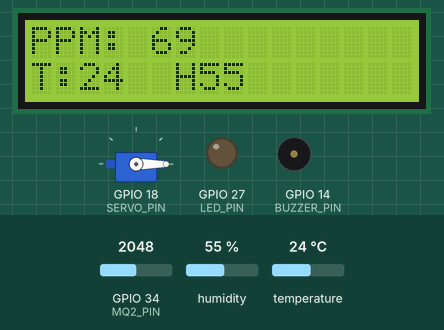
A sketch run on a simulated ESP32. On the bench: 16×2 character LCD, servo, output pins drawn as LEDs (lit = HIGH), buzzer (waves = sounding, pin HIGH). The inputs (shaded band) are chosen by the test bench; at power-on: GPIO 34 (MQ2_PIN) = 2048, temperature 24 °C, humidity 55 %. What the sketch prints to the serial monitor is not drawn.

Above: at 3.2 s.
3.3 s: GPIO 34 (MQ2_PIN) set to 2676
At 5.0 s:
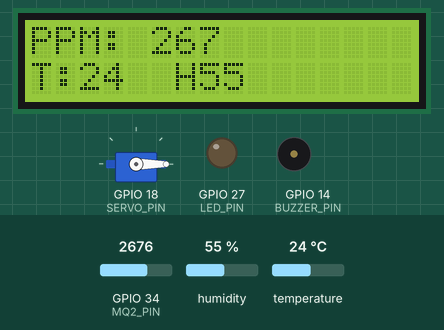
6.0 s: GPIO 34 (MQ2_PIN) set to 2761
At 6.8 s:
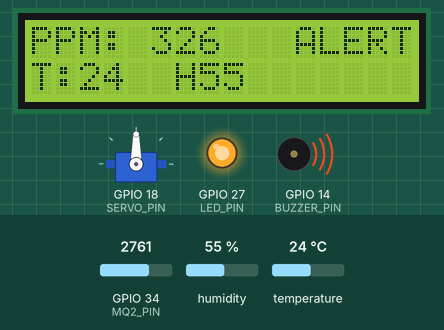
8.7 s: temperature set to 16.8 °C
At 11.4 s:
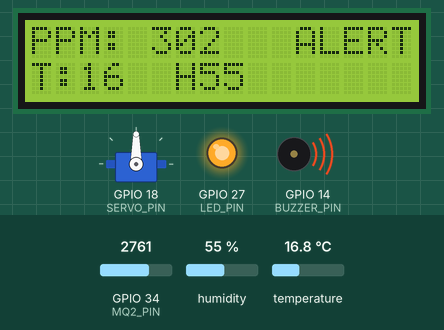
11.7 s: temperature set to 15.5 °C
At 13.4 s:
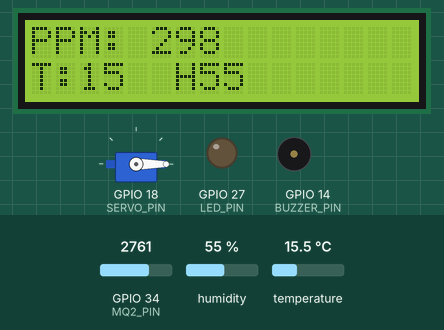
14.4 s: humidity set to 22 %
At 17.1 s:
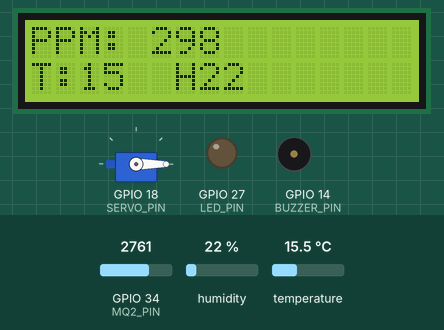
17.9 s: GPIO 34 (MQ2_PIN) set to 2866
At 18.9 s:
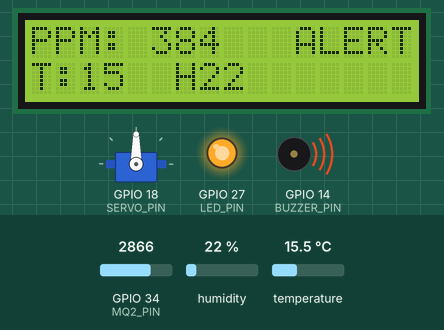
Timing chart, 0 to 20.9 s (numbered marks = the images above; inputs shaded):
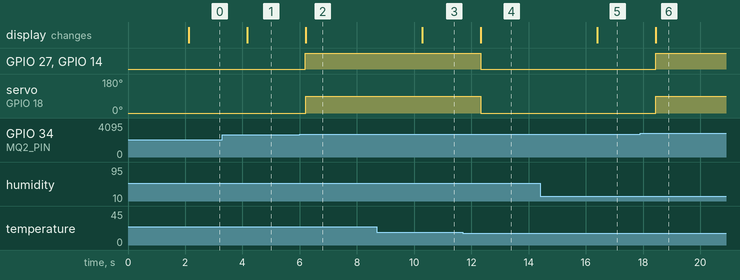

Measured:
- the behaviour switches between 2725 and 2726 on GPIO 34 (MQ2_PIN) (found by bisection; images 1 and 2)
- the behaviour switches between 16.1 and 16 °C on temperature (found by bisection; images 3 and 4)
- after the input at 3.3 s, the display: changes after 0.86 s (image 1)
- after the input at 6.0 s, GPIO 27 (LED_PIN), GPIO 14 (BUZZER_PIN): LOW → HIGH after 0.20 s; servo on GPIO 18 (SERVO_PIN): 0° → 90° after 0.20 s; the display: changes after 0.20 s (image 2)
- after the input at 8.7 s, the display: changes after 1.6 s (image 3)
- after the input at 11.7 s, GPIO 27 (LED_PIN), GPIO 14 (BUZZER_PIN): HIGH → LOW after 0.62 s; servo on GPIO 18 (SERVO_PIN): 90° → 0° after 0.63 s; the display: changes after 0.63 s (image 4)
- after the input at 14.4 s, the display: changes after 2.0 s (image 5)
- after the input at 17.9 s, GPIO 27 (LED_PIN), GPIO 14 (BUZZER_PIN): LOW → HIGH after 0.54 s; servo on GPIO 18 (SERVO_PIN): 0° → 90° after 0.55 s; the display: changes after 0.55 s (image 6)

The sketch:

gasleak_esp_blynk.ino
```cpp
#include <Wire.h>
#include <LiquidCrystal_I2C.h>
#include <ESP32Servo.h>
#include <DHT.h>

#define BLYNK_TEMPLATE_ID "TMPL63gfXiBWP"
#define BLYNK_TEMPLATE_NAME "Gas Leak Detector"
#define BLYNK_AUTH_TOKEN "lTS6E2BqTouC-pmtlhCfiQiUbpJpmfed"

// ----- Pin Configuration -----
#define MQ2_PIN        34    // Analog input (safe ADC pin)
#define BUZZER_PIN     14
#define LED_PIN        27
#define SERVO_PIN      18
#define DHT_PIN        4     // DHT22 data pin

// ----- LCD and Sensor Setup -----
LiquidCrystal_I2C lcd(0x27, 16, 2);  // Confirm your LCD's I2C address (usually 0x27 or 0x3F)
Servo gasValveServo;
DHT dht(DHT_PIN, DHT22);

// ----- MQ2 Calibration -----
const float R0 = 15.36;
const float RL = 5.0;
const int thresholdPPM = 300;

bool gasShutOff = false;

void setup() {
  Serial.begin(115200);

  // Initialize I2C for ESP32 - set SDA = GPIO 21, SCL = GPIO 22 (change if needed)
  Wire.begin(21, 22);

  pinMode(BUZZER_PIN, OUTPUT);
  pinMode(LED_PIN, OUTPUT);
  digitalWrite(BUZZER_PIN, LOW);
  digitalWrite(LED_PIN, LOW);

  lcd.init();            // Use init() instead of begin() for ESP32 compatibility
  lcd.backlight();
  lcd.setCursor(0, 0);
  lcd.print("MQ-2 + DHT22 Init");
  delay(2000);
  lcd.clear();

  gasValveServo.attach(SERVO_PIN);
  gasValveServo.write(0); // Gas ON (default)

  dht.begin();

  Serial.println("Setup complete");
}

void loop() {
  float temperature = dht.readTemperature();
  float humidity = dht.readHumidity();

  if (isnan(temperature) || isnan(humidity)) {
    Serial.println("Failed to read from DHT sensor!");
    temperature = 25.0; // fallback default temp
    humidity = 50.0;    // fallback default humidity
  }

  int sensorValue = analogRead(MQ2_PIN);
  float voltage = sensorValue * (3.3 / 4095.0); // For 12-bit ADC
  float sensorRs = RL * (3.3 - voltage) / voltage;
  float ratio = sensorRs / R0;

  // LPG curve coefficients for MQ2 sensor (approximate)
  float m = -0.47;
  float b = 0.38;
  float ppm = pow(10, (log10(ratio) - b) / m);

  // Apply temperature correction
  float correctedPPM = ppm * (1 + (temperature - 25.0) * 0.01);  // ±1%/°C correction

  // Serial debug output
  Serial.print("Temp: "); Serial.print(temperature);
  Serial.print(" C, Hum: "); Serial.print(humidity);
  Serial.print(" %, PPM: "); Serial.println((int)correctedPPM);

  // Update LCD without clearing whole screen
  lcd.setCursor(0, 0);
  lcd.print("PPM:      ");  // Clear line 1
  lcd.setCursor(5, 0);
  lcd.print((int)correctedPPM);

  lcd.setCursor(0, 1);
  lcd.print("T:    H:   ");  // Clear line 2
  lcd.setCursor(2, 1);
  lcd.print((int)temperature);
  lcd.setCursor(7, 1);
  lcd.print((int)humidity);

  // Alert logic
  if (correctedPPM > thresholdPPM) {
    digitalWrite(BUZZER_PIN, HIGH);
    digitalWrite(LED_PIN, HIGH);
    lcd.setCursor(11, 0);
    lcd.print("ALERT");

    if (!gasShutOff) {
      gasValveServo.write(90);  // Close gas valve
      gasShutOff = true;
      Serial.println("Gas valve CLOSED due to gas leak");
    }
  } else {
    digitalWrite(BUZZER_PIN, LOW);
    digitalWrite(LED_PIN, LOW);
    lcd.setCursor(11, 0);
    lcd.print("     ");       // Clear ALERT
    if (gasShutOff) {
      gasValveServo.write(0);    // Open gas valve
      gasShutOff = false;
      Serial.println("Gas valve OPEN");
    }
  }

  delay(2000);
}
```
